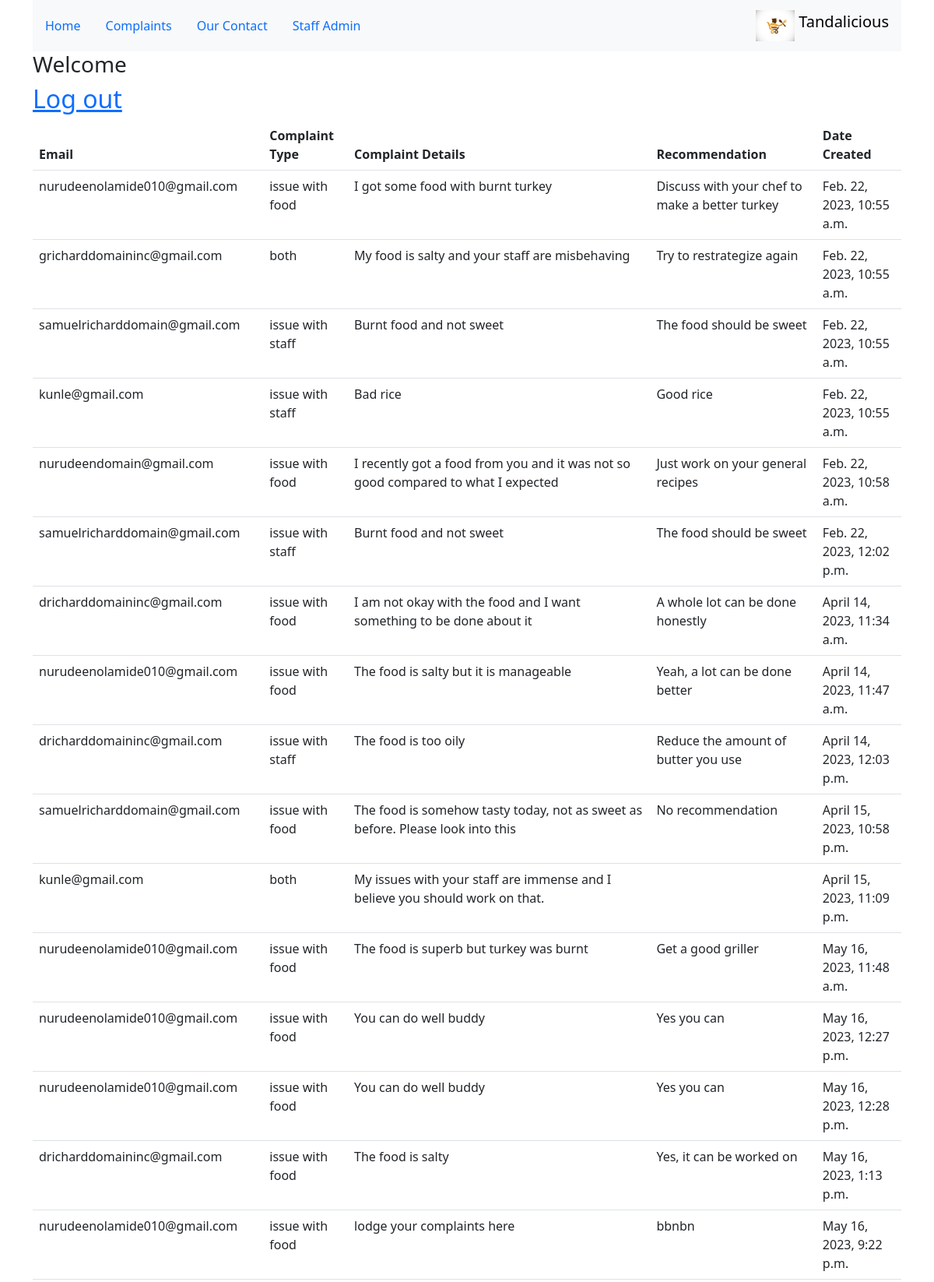
Page /staff/ (upper part) on the committed database.
### webpage/models.py (models this page shows, shortened)
class Tanda(models.Model):
    email = models.EmailField(max_length=40, blank=False)
    complaintType = models.CharField(max_length= 20, choices=Complaint_choices, default='issue with staff')
    complaintDetails = models.TextField(max_length=200, default='Write your complaints here')
    recommendation = models.TextField( max_length=200, blank=True)
    date_created = models.DateTimeField(auto_now_add=True)

### webpage/views.py (the view)
# urls.py: path('staff/', views.staff, name='staff'),
def staff(request):
    form = Tanda.objects.all
    redirect_field_name = 'login'
    return render(request, 'webpage/staff.html', context={'form': form})

### webpage/templates/webpage/staff.html (shortened to what this page needs)
{% extends 'webpage/main.html' %}
    {% block content %}
    <span>
        <h3>Welcome <strong>{{user.username}}</strong></h3>
        <a href="{% url 'logout' %}"><strong><h2>Log out</h2></strong></a>
    </span>
    <div>
        <div>
            <table class="table">
                <thead>
                  <tr>
                    <th scope="col">Email</th>
                    <th scope="col">Complaint Type</th>
                    <th scope="col">Complaint Details</th>
                    <th scope="col">Recommendation</th>
                    <th scope="col">Date Created</th>
                  </tr>
                </thead>
                {% for item in form %}
                <tbody>
                  <tr>
                    <td>{{item.email}}</td>
                    <td>{{item.complaintType}}</td>
                    <td>{{item.complaintDetails}}</td>
                    <td>{{item.recommendation}}</td>
                    <td>{{item.date_created}}</td>
                  </tr>
                </tbody>
                {% endfor %}
              </table>
        </div>
</div>
</div>
{% endblock %}

### rows in the picture
Tanda: email "nurudeenolamide010@gmail.com", complaintType "issue with food", complaintDetails "I got some food with burnt turkey", recommendation "Discuss with your chef to make a better turkey", date_created "Feb. 22, 2023, 10:55 a.m."
Tanda: email "gricharddomaininc@gmail.com", complaintType "both", complaintDetails "My food is salty and your staff are misbehaving", recommendation "Try to restrategize again", date_created "Feb. 22, 2023, 10:55 a.m."
Tanda: email "samuelricharddomain@gmail.com", complaintType "issue with staff", complaintDetails "Burnt food and not sweet", recommendation "The food should be sweet", date_created "Feb. 22, 2023, 10:55 a.m."
Tanda: email "kunle@gmail.com", complaintType "issue with staff", complaintDetails "Bad rice", recommendation "Good rice", date_created "Feb. 22, 2023, 10:55 a.m."
Tanda: email "nurudeendomain@gmail.com", complaintType "issue with food", complaintDetails "I recently got a food from you and it was not so good compared to what I expected", recommendation "Just work on your general recipes", date_created "Feb. 22, 2023, 10:58 a.m."
Tanda: email "samuelricharddomain@gmail.com", complaintType "issue with staff", complaintDetails "Burnt food and not sweet", recommendation "The food should be sweet", date_created "Feb. 22, 2023, 12:02 p.m."
Tanda: email "dricharddomaininc@gmail.com", complaintType "issue with food", complaintDetails "I am not okay with the food and I want something to be done about it", recommendation "A whole lot can be done honestly", date_created "April 14, 2023, 11:34 a.m."
Tanda: email "nurudeenolamide010@gmail.com", complaintType "issue with food", complaintDetails "The food is salty but it is manageable", recommendation "Yeah, a lot can be done better", date_created "April 14, 2023, 11:47 a.m."
Tanda: email "dricharddomaininc@gmail.com", complaintType "issue with staff", complaintDetails "The food is too oily", recommendation "Reduce the amount of butter you use", date_created "April 14, 2023, 12:03 p.m."
Tanda: email "samuelricharddomain@gmail.com", complaintType "issue with food", complaintDetails "The food is somehow tasty today, not as sweet as before. Please look into this", recommendation "No recommendation", date_created "April 15, 2023, 10:58 p.m."
Tanda: email "kunle@gmail.com", complaintType "both", complaintDetails "My issues with your staff are immense and I believe you should work on that.", date_created "April 15, 2023, 11:09 p.m."
Tanda: email "nurudeenolamide010@gmail.com", complaintType "issue with food", complaintDetails "The food is superb but turkey was burnt", recommendation "Get a good griller", date_created "May 16, 2023, 11:48 a.m."
Tanda: email "nurudeenolamide010@gmail.com", complaintType "issue with food", complaintDetails "You can do well buddy", recommendation "Yes you can", date_created "May 16, 2023, 12:27 p.m."
Tanda: email "nurudeenolamide010@gmail.com", complaintType "issue with food", complaintDetails "You can do well buddy", recommendation "Yes you can", date_created "May 16, 2023, 12:28 p.m."
Tanda: email "dricharddomaininc@gmail.com", complaintType "issue with food", complaintDetails "The food is salty", recommendation "Yes, it can be worked on", date_created "May 16, 2023, 1:13 p.m."
Tanda: email "nurudeenolamide010@gmail.com", complaintType "issue with food", complaintDetails "lodge your complaints here", recommendation "bbnbn", date_created "May 16, 2023, 9:22 p.m."
